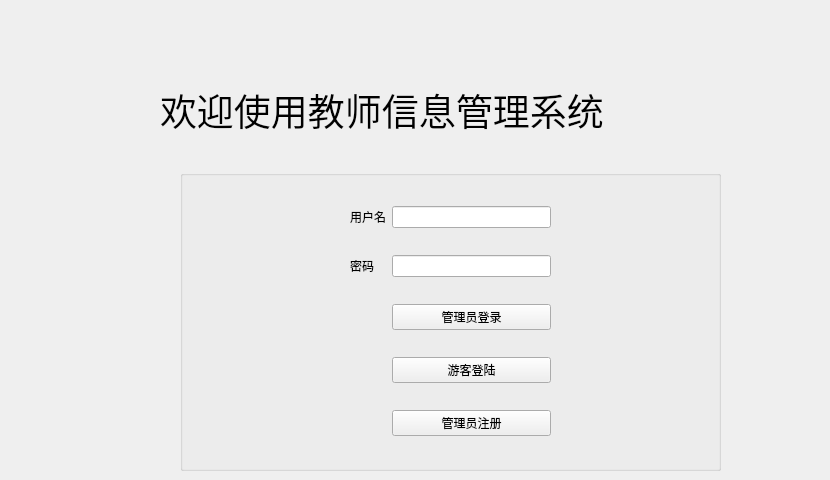
      <widget class="QWidget" name="logpage">
       <widget class="QLabel" name="label_2">
        <property name="geometry">
         <rect>
          <x>160</x>
          <y>60</y>
          <width>661</width>
          <height>101</height>
         </rect>
        </property>
        <property name="text">
         <string>&lt;html&gt;&lt;head/&gt;&lt;body&gt;&lt;p&gt;&lt;span style=&quot; font-size:28pt;&quot;&gt;欢迎使用教师信息管理系统&lt;/span&gt;&lt;/p&gt;&lt;/body&gt;&lt;/html&gt;</string>
        </property>
       </widget>
       <widget class="QGroupBox" name="groupBox_2">
        <property name="geometry">
         <rect>
          <x>180</x>
          <y>170</y>
          <width>541</width>
          <height>301</height>
         </rect>
        </property>
        <property name="title">
         <string/>
        </property>
        <layout class="QGridLayout" name="gridLayout_2">
         <item row="1" column="3">
          <spacer name="horizontalSpacer">
           <property name="orientation">
            <enum>Qt::Horizontal</enum>
           </property>
           <property name="sizeHint" stdset="0">
            <size>
             <width>40</width>
             <height>20</height>
            </size>
           </property>
          </spacer>
         </item>
         <item row="1" column="0">
          <spacer name="horizontalSpacer_2">
           <property name="orientation">
            <enum>Qt::Horizontal</enum>
           </property>
           <property name="sizeHint" stdset="0">
            <size>
             <width>40</width>
             <height>20</height>
            </size>
           </property>
          </spacer>
         </item>
         <item row="1" column="2">
          <widget class="QLineEdit" name="passwordline"/>
         </item>
         <item row="0" column="1">
          <widget class="QLabel" name="usenamelabel">
           <property name="text">
            <string>用户名</string>
           </property>
          </widget>
         </item>
         <item row="3" column="2">
          <widget class="QPushButton" name="vistorbtn">
           <property name="text">
            <string>游客登陆</string>
           </property>
          </widget>
         </item>
         <item row="2" column="2">
          <widget class="QPushButton" name="registerbtn">
           <property name="text">
            <string>管理员登录</string>
           </property>
          </widget>
         </item>
         <item row="0" column="2">
          <widget class="QLineEdit" name="usenameline"/>
         </item>
         <item row="1" column="1">
          <widget class="QLabel" name="passwordlabel">
           <property name="text">
            <string>密码</string>
           </property>
          </widget>
         </item>
         <item row="4" column="2">
          <widget class="QPushButton" name="registeradminbtn">
           <property name="text">
            <string>管理员注册</string>
           </property>
          </widget>
         </item>
        </layout>
       </widget>
      </widget>
